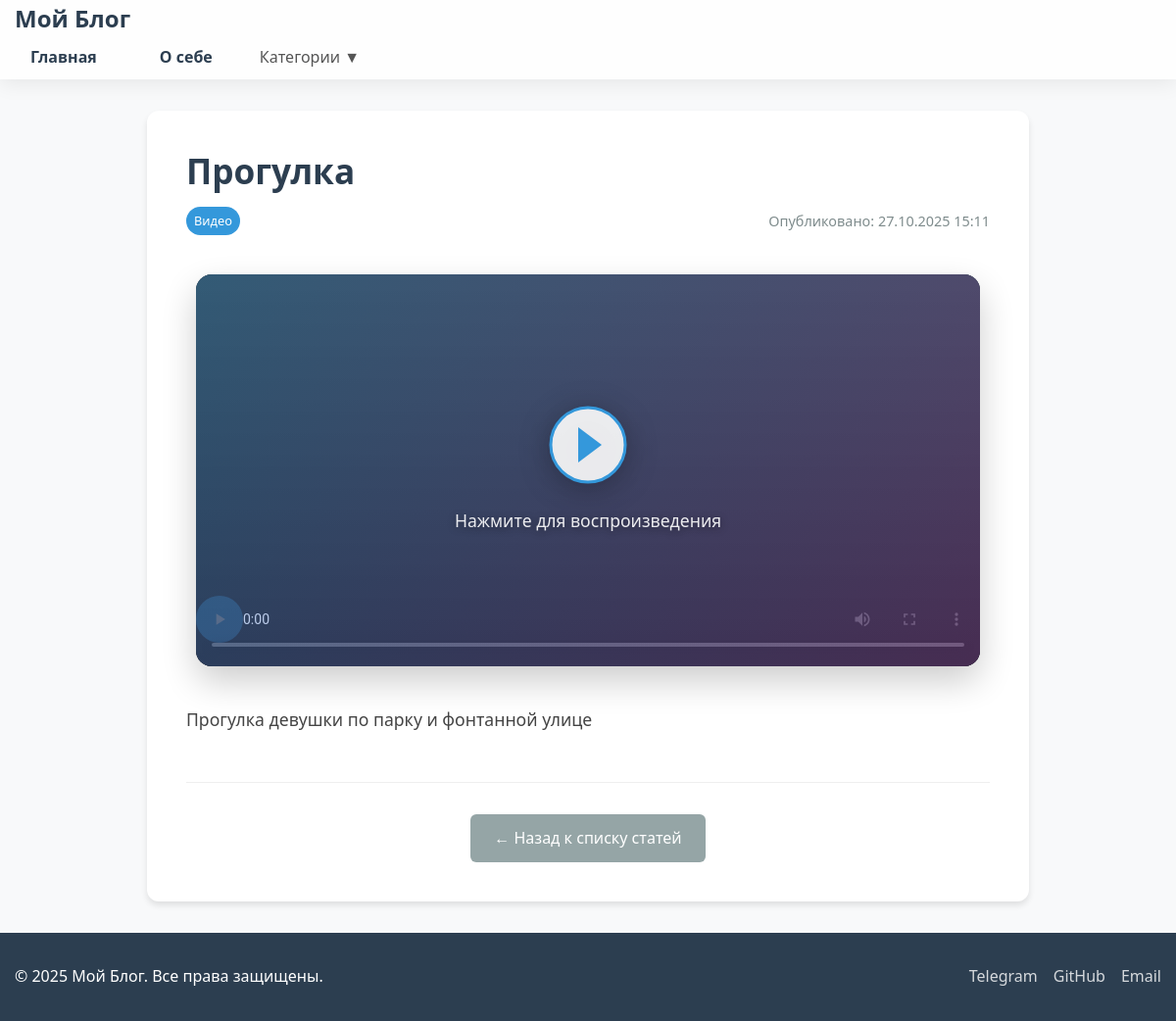
/post/5/, run on the app's committed database.
### blog/models.py (models this page shows, shortened)
class Post(models.Model):
    title = models.CharField(max_length=200, verbose_name='Заголовок')
    content = models.TextField(verbose_name='Содержание')
    create_date = models.DateTimeField(default=timezone.now, verbose_name='Дата создания')
    published_date = models.DateTimeField(blank=True, null=True, verbose_name='Дата публикации')
    is_published = models.BooleanField(default=False, verbose_name='Опубликовано')
    category = models.ForeignKey(Category, on_delete=models.SET_NULL, related_name='posts', verbose_name='Категория', null=True, blank=True)
    image = models.ImageField(upload_to='posts/images/', blank=True, null=True, verbose_name='Главное изображение')
    video = models.FileField(upload_to='posts/videos/', blank=True, null=True, verbose_name='Видео')
    video_poster = models.ImageField(upload_to='posts/video_posters/', blank=True, null=True, verbose_name='Превью видео')
    class Meta:
        verbose_name = 'Статья'
        verbose_name_plural = 'Статьи'

class Category(models.Model):  # ← СНАЧАЛА определяем Category
    name = models.CharField(max_length=100, verbose_name='Название')
    slug = models.SlugField(unique=True, verbose_name='URL')
    class Meta:
        verbose_name = 'Категория'
        verbose_name_plural = 'Категории'

### blog/views.py (the view)
# urls.py: path('post/<int:pk>/', views.post_detail, name='post_detail'),
def post_detail(request, pk):  # ← Изменить post_id на pk
    post = get_object_or_404(Post, id=pk, is_published=True)  # ← id=pk вместо id=post_id
    categories = Category.objects.all()  # ← Добавить для меню
    return render(request, 'blog/post_detail.html', {
        'post': post,
        'categories': categories
    })

### blog/templates/blog/post_detail.html (shortened to what this page needs)
{% extends 'blog/base.html' %}
{% load static %}
{% block content %}
<article class="post-detail">
    <header class="post-header">
        <h1>{{ post.title }}</h1>
        <div class="post-meta">
            {% if post.category %}
                <span class="category">{{ post.category.name }}</span>
            {% endif %}
            <span class="date">Опубликовано: {{ post.create_date|date:"d.m.Y H:i" }}</span>
        </div>
    </header>
    {% if post.video %}
<div class="post-video">
                <video controls class="video-player">
                    <source src="{{ post.video.url }}" type="video/mp4">
                </video>
    <div class="video-overlay">
        <div class="video-preview-content">
            <button class="play-button">
                <svg width="80" height="80" viewBox="0 0 80 80">
                    <circle cx="40" cy="40" r="38" fill="rgba(255,255,255,0.9)" stroke="#3498db" stroke-width="3"/>
                    <polygon points="30,22 30,58 54,40" fill="#3498db"/>
                </svg>
            </button>
            <p class="video-preview-text">Нажмите для воспроизведения</p>
        </div>
    </div>
</div>
{% endif %}
    <div class="post-content-full">
        {{ post.content|linebreaks }}
    </div>
    <div class="post-navigation">
        <a href="{% url 'home' %}" class="back-link">← Назад к списку статей</a>
    </div>
</article>
{% endblock %}

### blog/static/blog/css/style.css (style rules this page uses)
html, body { height: 100%; }
* { margin: 0; padding: 0; box-sizing: border-box; }
body { font-family: 'Segoe UI', Tahoma, Geneva, Verdana, sans-serif; line-height: 1.6; color: #333; background-color: #f8f9fa; }
.post-meta { display: flex; justify-content: space-between; align-items: center; margin-bottom: 1rem; font-size: 0.9rem; }
.post-meta .category { background: #3498db; color: white; padding: 0.25rem 0.5rem; border-radius: 15px; font-size: 0.8rem; }
.post-meta .date { color: #7f8c8d; }
.post-detail { background: white; border-radius: 12px; padding: 2.5rem; box-shadow: 0 4px 6px rgba(0,0,0,0.1); max-width: 900px; margin: 0 auto; position: relative; z-index: 1; }
.post-header { margin-bottom: 2rem; }
.post-header h1 { color: #2c3e50; margin-bottom: 1rem; font-size: 2.2rem; line-height: 1.2; }
.post-video { position: relative; width: 100%; max-width: 800px; max-height: 70vh; margin: 2.5rem auto; border-radius: 16px; overflow: hidden; background: linear-gradient(135deg, #2c3e50, #34495e); box-shadow: 0 15px 35px rgba(0, 0, 0, 0.2); }
.video-player { width: 100%; height: auto; display: block; max-height: 70vh; }
.video-overlay { position: absolute; top: 0; left: 0; right: 0; bottom: 0; display: flex; align-items: center; justify-content: center; background: linear-gradient(135deg, rgba(52, 152, 219, 0.4), rgba(155, 89, 182, 0.4)); opacity: 1; transition: all 0.3s ease; cursor: pointer; z-index: 2; }
.play-button { background: none; border: none; cursor: pointer; transition: all 0.3s ease; filter: drop-shadow(0 5px 15px rgba(0, 0, 0, 0.3)); }
.post-video video { width: 100%; height: auto; display: block; }
.post-content-full { line-height: 1.7; font-size: 1.1rem; color: #444; }
.post-content-full p { margin-bottom: 1.5rem; }
.post-navigation { margin-top: 3rem; padding-top: 2rem; border-top: 1px solid #eee; text-align: center; }
.back-link { display: inline-block; background: #95a5a6; color: white; padding: 12px 24px; text-decoration: none; border-radius: 6px; font-weight: 500; transition: background 0.3s; }
.video-preview-content { text-align: center; color: white; }
.video-preview-text { margin-top: 1rem; font-size: 1.1rem; font-weight: 500; text-shadow: 0 2px 10px rgba(0, 0, 0, 0.5); opacity: 0.9; }

### data on the page
Post: title "Прогулка", category.name "Видео", create_date "27.10.2025 15:11", content "Прогулка девушки по парку и фонтанной улице"
